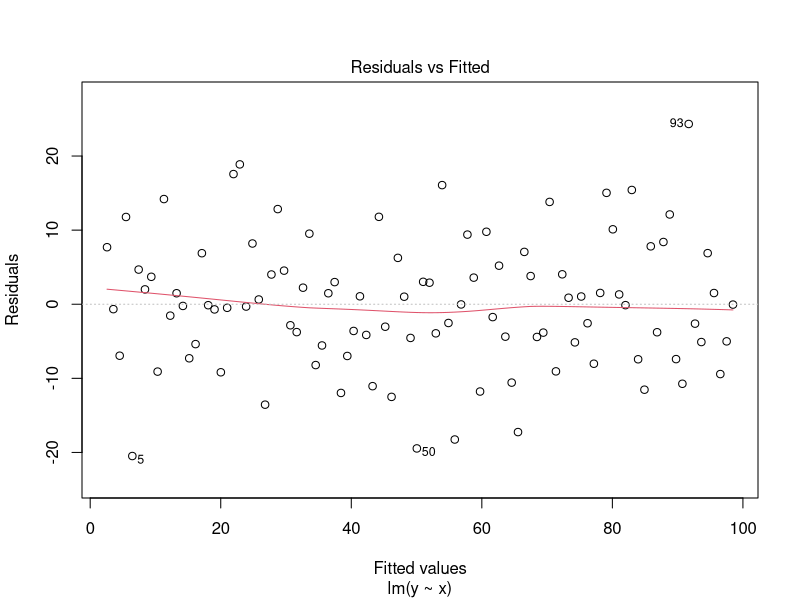
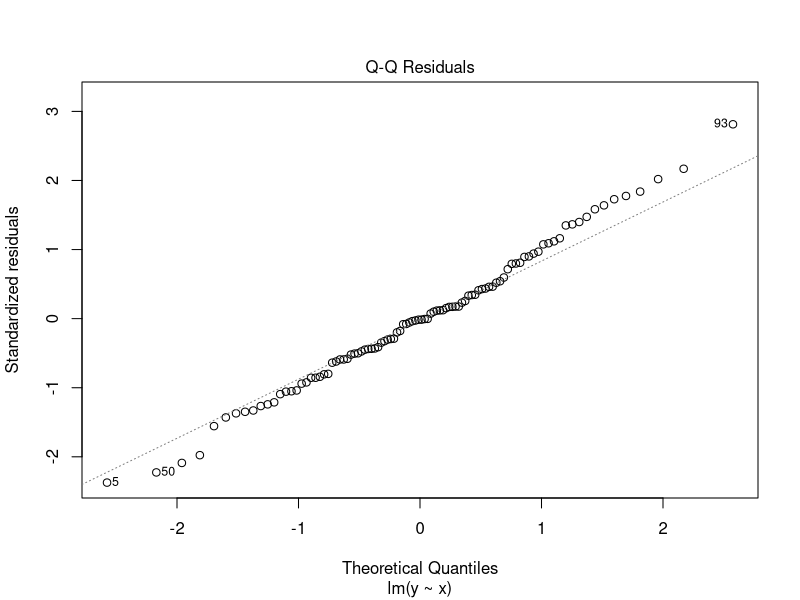
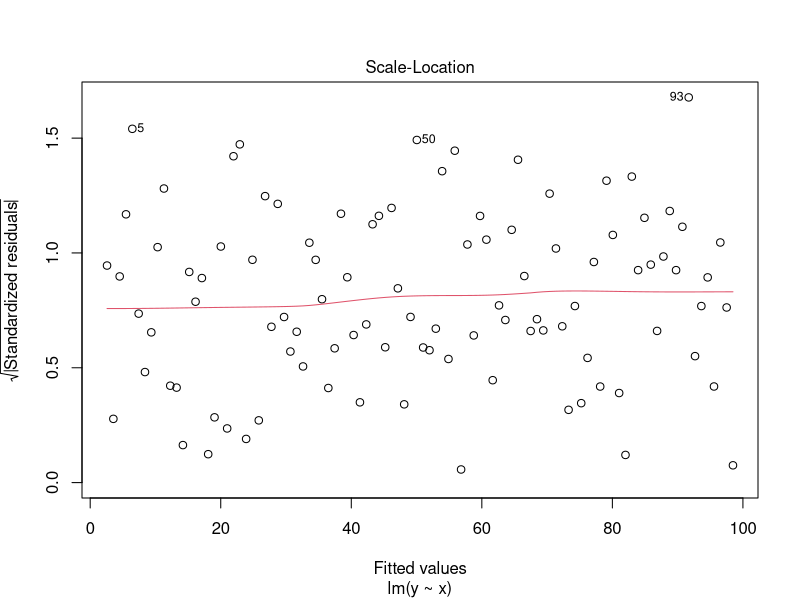
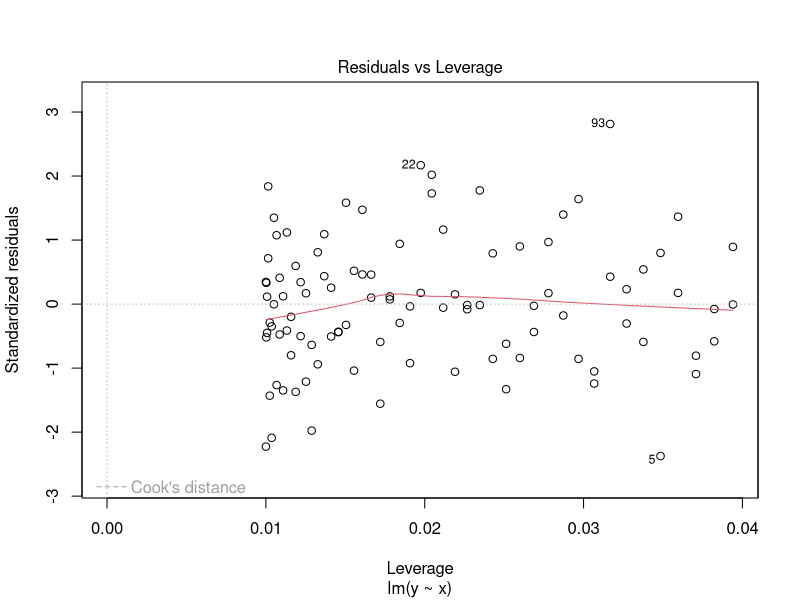
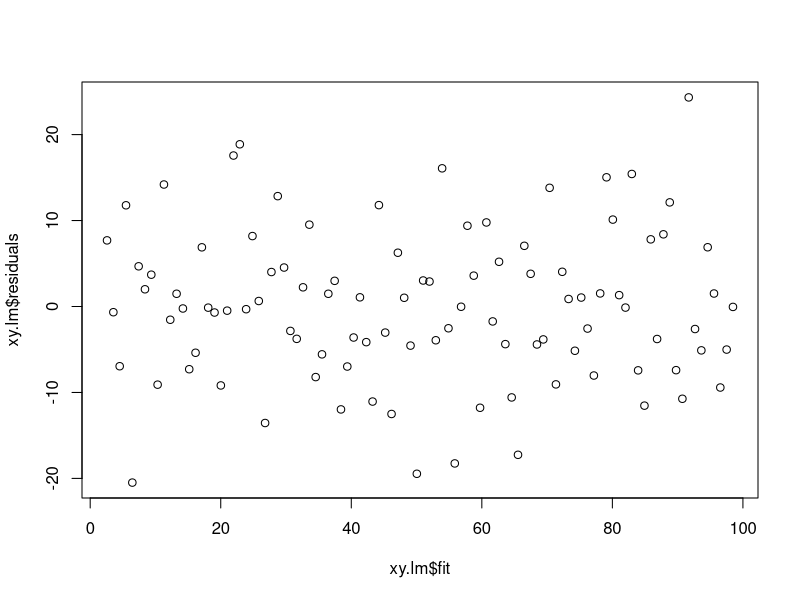
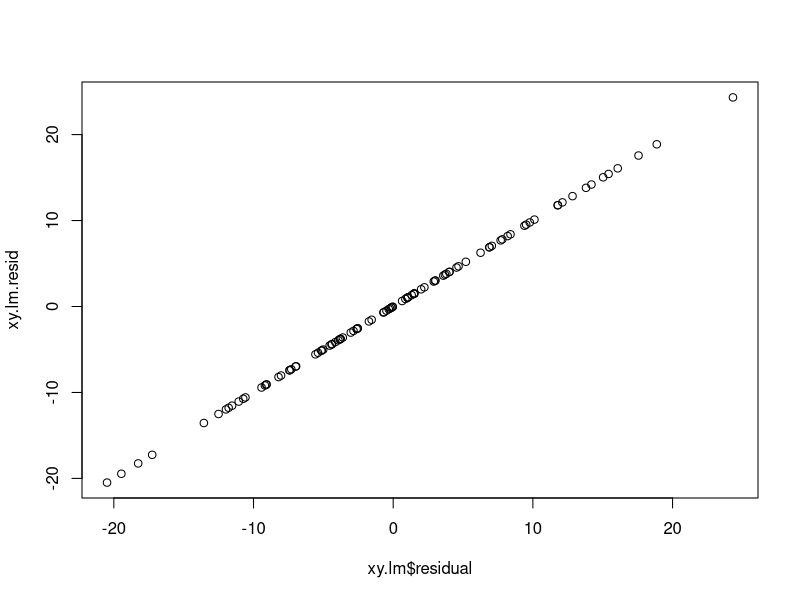
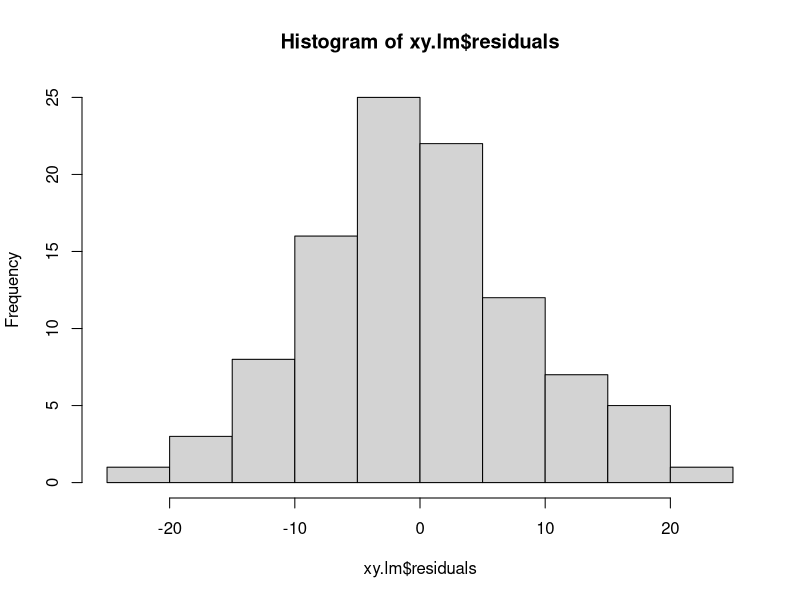
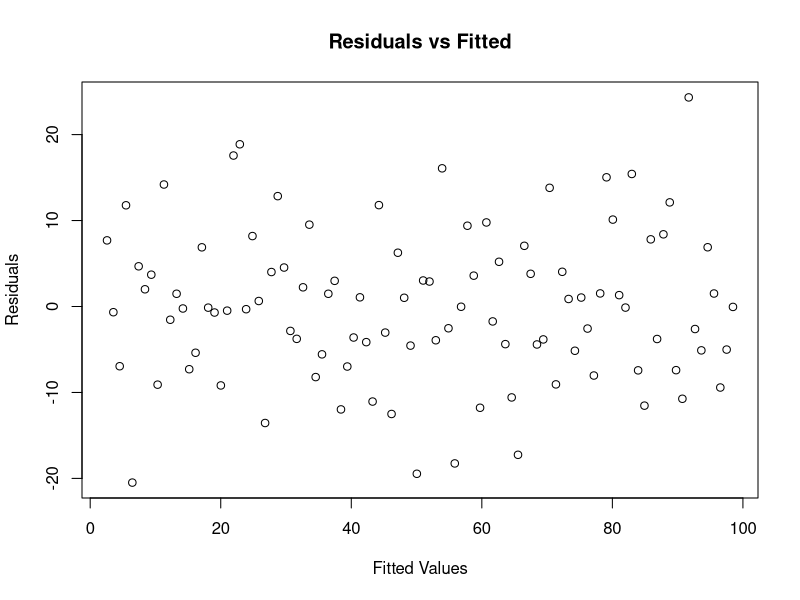

The R source for these figures, in order:
# regression diagnostics
# weighted regression
# transformation on response variable
# logistic regression

setwd("~/Dropbox/Main/Courses/GE516/Tutorials")

# Regression Diagnostics
# Start with same model we looked at last day
x <- 1:100   		              # x variable (predictor)
y <- x+rnorm(100,0,10)	      # correlated y variable (response)

xy.df <- data.frame(x,y)		  # create dataframe with x and y
xy.df							            # check it out
xy.lm <- lm(y~x,data=xy.df)	  # estimate regression
summary(xy.lm)				        # look at result
plot(xy.lm)                   # hit return to cylce through diagnostic plots

# Now lets compute each of thes manually
xy.lm.fit <- xy.lm$coef[1]+xy.lm$coef[2]*xy.df$x     # what the heck is this syntax?
plot(xy.lm$fit,xy.lm$residuals)                      # xy.lm.fit are the model predictions
xy.lm.resid <- xy.df$y-xy.lm.fit                     # what are we doing here?
plot(xy.lm$residual,xy.lm.resid)                     # xy.lm.resid are the model residuals

# Let's plot residuals vs fitted
hist(xy.lm$residuals)                             # looks relatively Gaussian
plot(xy.lm$fitted.values, xy.lm$residuals,        # Note, it's ok to string commands across multiple lines
     xlab="Fitted Values", ylab="Residuals",      # for the most part, pretty well behaved!
     main="Residuals vs Fitted")                  # and note, we know this sample is drawn from a normal dist!

# Ok, now let's do a QQnorm plot - super fun - Follow basic procedure in lecture notes:
# check out mean and variance of residuals
var(xy.lm$residuals)                                 # variance of residuals
mean(xy.lm$residuals)                                # mean of ressiduals

# need to standardize residuals to N(0,1)
xy.resids<-(xy.lm$residuals-mean(xy.lm$residuals))/var(xy.lm$residuals)^0.5  
resid.sorted<-sort(xy.resids)                        # then sort them
q.i <- matrix(NA,100)                                # create a couple of empty vectors
p.i <- matrix(NA,100)
for (i in 1:100) {
  p.i[i]<-(i-0.5)/100                             # compute percentiles for standard normal
  q.i[i]<-qnorm(p.i[i])                           # ues qnorm to get theoretical quanitiles
}

# put results in a dataframe and take a look
quantiles.df <- data.frame(resid.sorted,p.i,q.i)
colnames(quantiles.df) <- c("Standardized Residual","Percentile","Theoretical Quantile")
head(quantiles.df)

plot(q.i,resid.sorted,xlab="Theoretical Quantiles",     # plot it
     ylab="Standardized Residuals",main="Normal Q-Q")   # add 1:1 line
abline(0,1,lty=3)

